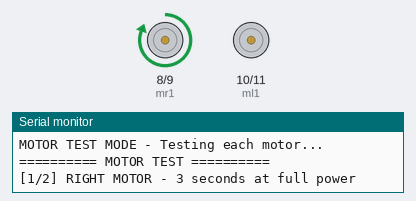
Bench run of a sketch on a simulated Arduino Uno, built with avr-gcc and run on an emulated ATmega328P. Shown: motor-driver pin pairs drawn as motors (green arrow = first pin HIGH = forward, orange = second pin HIGH = backward, longer = more drive, scaled by the enable pin), the last lines printed to the serial monitor.

Above: at 0.3 s.
At 5.3 s:
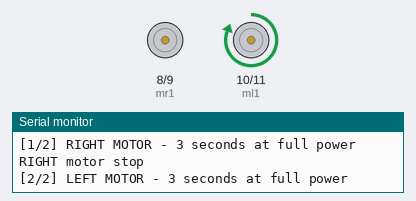
At 8.3 s:
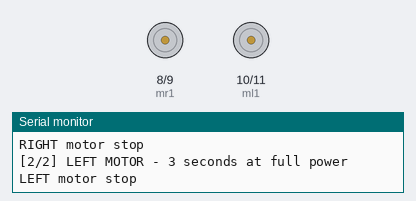
Timing chart, 0 to 9.8 s (numbered marks = the images above):
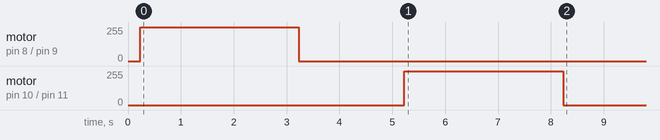

The sketch:

auto_line_ino.ino
```cpp
/*
 * Automatic Line Follower
 * Uses IR sensors to detect and follow black line
 */

// Motor pins
int mr1 = 8;
int mr2 = 9;
int ml1 = 10;
int ml2 = 11;
int enr = 3;
int enl = 5;

// Sensor pins
int sr = 6;
int sl = 7;

// Speed settings
int normalSpeed = 120;
int turnSpeed = 150;

bool MOTOR_TEST_MODE = true;

void setup() {
  Serial.begin(9600);

  pinMode(mr1, OUTPUT);
  pinMode(mr2, OUTPUT);
  pinMode(ml1, OUTPUT);
  pinMode(ml2, OUTPUT);
  pinMode(enr, OUTPUT);
  pinMode(enl, OUTPUT);

  pinMode(sr, INPUT);
  pinMode(sl, INPUT);

  Serial.println("\n===================================");
  Serial.println("LINE FOLLOWER - STARTUP");
  Serial.println("===================================");
  Serial.println("Motor pins: R(8,9,3) L(10,11,5)");
  Serial.println("Sensor pins: RIGHT=6, LEFT=7");

  if (MOTOR_TEST_MODE) {
    Serial.println("\nMOTOR TEST MODE - Testing each motor...");
    runMotorTest();
  } else {
    Serial.println("\nPlace robot on black line...");
    Serial.println("Starting in 3 seconds...\n");
    delay(3000);
  }
}

void loop() {
  int rightSensor = digitalRead(sr);
  int leftSensor = digitalRead(sl);

  Serial.print("[");
  Serial.print(millis() / 1000);
  Serial.print("s] L=");
  Serial.print(leftSensor);
  Serial.print(" R=");
  Serial.print(rightSensor);
  Serial.print(" -> ");

  if (leftSensor == LOW && rightSensor == LOW) {
    forward();
    Serial.println("FORWARD (both on black)");
  }
  else {
    stop();
    Serial.println("STOP (sensors not on line)");
  }

  delay(100);
}

void forward() {
  digitalWrite(mr1, HIGH);
  digitalWrite(mr2, LOW);
  analogWrite(enr, 200);

  digitalWrite(ml1, HIGH);
  digitalWrite(ml2, LOW);
  analogWrite(enl, 200);

  Serial.println("[MOTORS] RIGHT=200 LEFT=200");
}

void stop() {
  analogWrite(enr, 0);
  analogWrite(enl, 0);
  digitalWrite(mr1, LOW);
  digitalWrite(mr2, LOW);
  digitalWrite(ml1, LOW);
  digitalWrite(ml2, LOW);
  Serial.println("[MOTORS] STOP");
}

void runMotorTest() {
  Serial.println("\n========== MOTOR TEST ==========");

  Serial.println("\n[1/2] RIGHT MOTOR - 3 seconds at full power");
  digitalWrite(mr1, HIGH);
  digitalWrite(mr2, LOW);
  analogWrite(enr, 255);
  delay(3000);
  analogWrite(enr, 0);
  Serial.println("RIGHT motor stop");

  delay(2000);

  Serial.println("\n[2/2] LEFT MOTOR - 3 seconds at full power");
  digitalWrite(ml1, HIGH);
  digitalWrite(ml2, LOW);
  analogWrite(enl, 255);
  delay(3000);
  analogWrite(enl, 0);
  Serial.println("LEFT motor stop");

  delay(2000);

  Serial.println("\n=== TEST COMPLETE ===");
  Serial.println("If RIGHT motor did NOT spin:");
  Serial.println("  -> Check wires on pins 8, 9 (motor pins)");
  Serial.println("  -> Check pin 3 (enable) wire to motor driver");
  Serial.println("  -> Check battery voltage (should be 5V+)");
  Serial.println("  -> Check GND is connected to Arduino GND");
  Serial.println("\nIf LEFT motor did NOT spin:");
  Serial.println("  -> Check wires on pins 10, 11 (motor pins)");
  Serial.println("  -> Check pin 5 (enable) wire to motor driver");
  Serial.println("\nNow set MOTOR_TEST_MODE = false to run line follower");

  while(true) {
    delay(1000);
    Serial.println("...waiting...");
  }
}
```

Measured:
- by itself, motor on pin 8 (mr1) / pin 9 (mr2): stopped → forward 255/255 at 0.23 s, → stopped 3.0 s later
- by itself, motor on pin 10 (ml1) / pin 11 (ml2): stopped → forward 255/255 at 5.2 s, → stopped 3.0 s later
